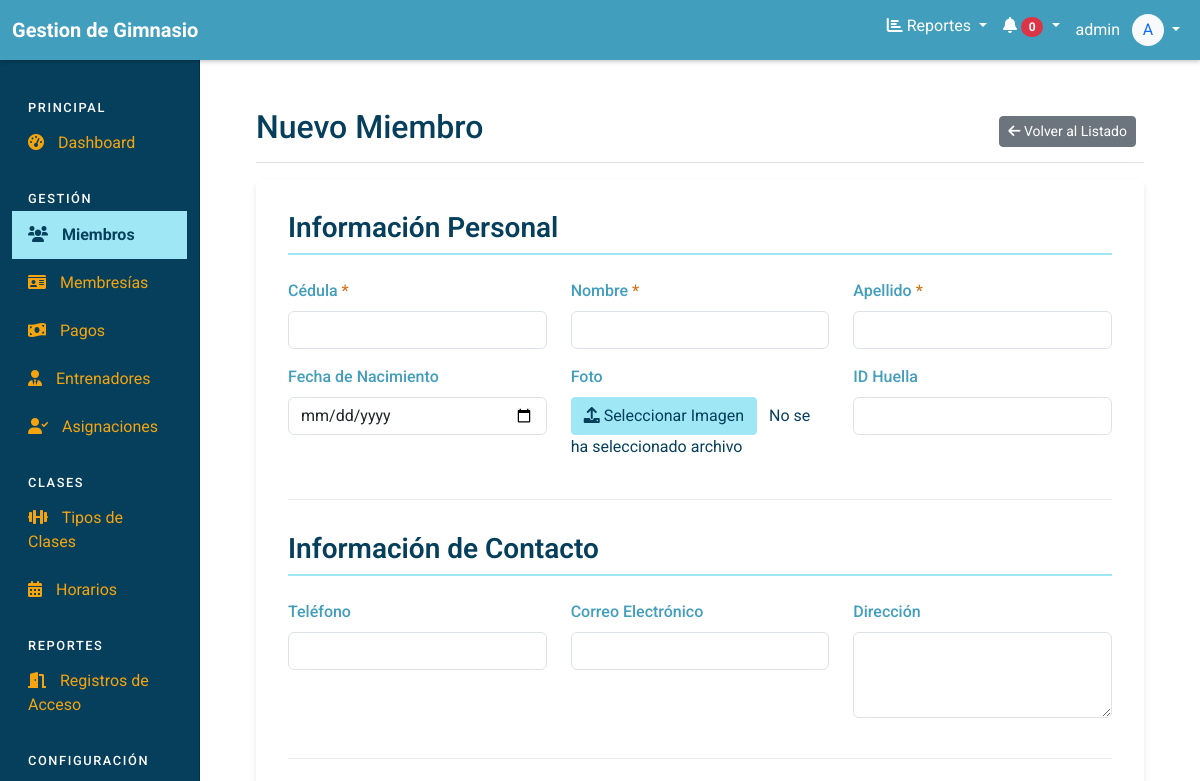
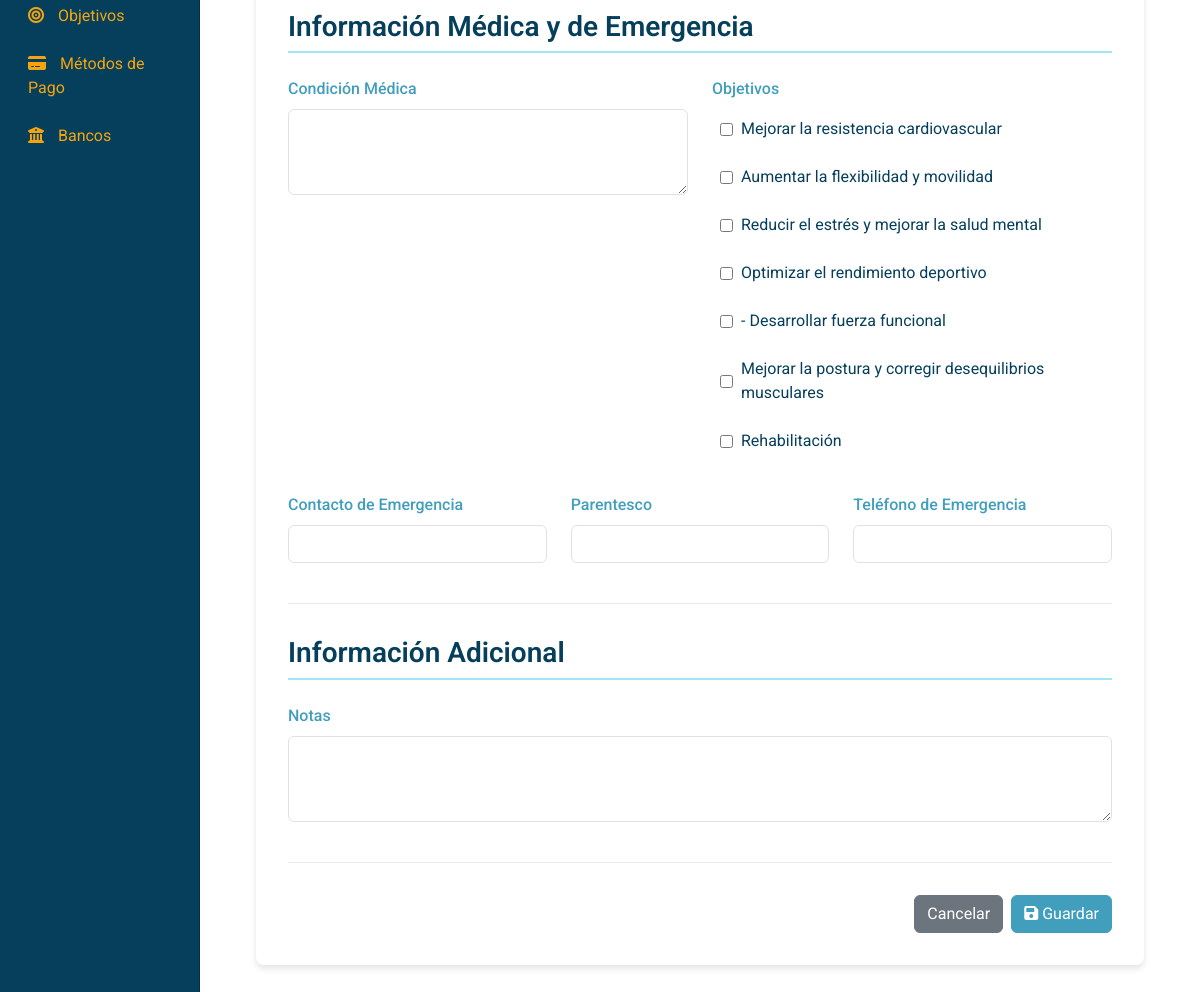
The app's page /miembros/nuevo/ (signed in) with its own data (2 pictures, top to bottom).
### app_gimnasio/models.py (models this page shows)
class Objetivo(models.Model):
    nombre = models.CharField(max_length=100, unique=True, verbose_name="Nombre del Objetivo")
    descripcion = models.TextField(blank=True, null=True, verbose_name="Descripción")
    def __str__(self):
        return self.nombre
    class Meta:
        verbose_name = "Objetivo"
        verbose_name_plural = "Objetivos"

### app_gimnasio/views.py (the view)
# urls.py: path('miembros/nuevo/', views.miembro_create, name='miembro_create'),
@login_required
def miembro_create(request):
    if request.method == 'POST':
        form = MiembroForm(request.POST, request.FILES)
        if form.is_valid():
            miembro = form.save()
            messages.success(request, f'Miembro {miembro.nombre} {miembro.apellido} creado exitosamente.')
            return redirect('app_gimnasio:miembro_list')
    else:
        form = MiembroForm()
    return render(request, 'app_gimnasio/miembro_form.html', {'form': form})

### app_gimnasio/templates/app_gimnasio/miembro_form.html (shortened to what this page needs)
{% extends 'app_gimnasio/base.html' %}
{% load static %}
{% load widget_tweaks %}
{% block content %}
<div class="d-flex justify-content-between flex-wrap flex-md-nowrap align-items-center pt-3 pb-2 mb-3 border-bottom">
    <h1 class="h2">{% if form.instance.id %}Editar{% else %}Nuevo{% endif %} Miembro</h1>
    <div class="btn-toolbar mb-2 mb-md-0">
        <div class="btn-group me-2">
            <a href="{% url 'app_gimnasio:miembro_list' %}" class="btn btn-sm btn-secondary">
                <i class="fas fa-arrow-left"></i> Volver al Listado
            </a>
        </div>
    </div>
</div>
<div class="row">
    <div class="col-md-12">
        <div class="form-container">
            <form method="post" enctype="multipart/form-data" novalidate>
                <div class="form-section">
                    <h3 class="form-section-title">Información Personal</h3>
                    <div class="row">
                        <div class="col-md-4 mb-3">
                            <label for="{{ form.cedula.id_for_label }}" class="form-label required-field">Cédula</label>
                            {{ form.cedula|add_class:"form-control" }}
                        </div>
                        <div class="col-md-4 mb-3">
                            <label for="{{ form.nombre.id_for_label }}" class="form-label required-field">Nombre</label>
                            {{ form.nombre|add_class:"form-control" }}
                        </div>
                        <div class="col-md-4 mb-3">
                            <label for="{{ form.apellido.id_for_label }}" class="form-label required-field">Apellido</label>
                            {{ form.apellido|add_class:"form-control" }}
                        </div>
                    </div>
                    <div class="row">
                        <div class="col-md-4 mb-3">
                            <label for="{{ form.fecha_nacimiento.id_for_label }}" class="form-label">Fecha de Nacimiento</label>
                            {{ form.fecha_nacimiento|add_class:"form-control" }}
                        </div>
                        <div class="col-md-4 mb-3">
                            <label for="{{ form.foto.id_for_label }}" class="form-label">Foto</label>
                            <div>
                                <label for="id_foto" class="custom-file-upload">
                                    <i class="fas fa-upload"></i> Seleccionar Imagen
                                </label>
                                <span id="file-name" class="ms-2">No se ha seleccionado archivo</span>
                            </div>
                        </div>
                        <div class="col-md-4 mb-3">
                            <label for="{{ form.id_huella.id_for_label }}" class="form-label">ID Huella</label>
                            {{ form.id_huella|add_class:"form-control" }}
                        </div>
                    </div>
                </div>
                <div class="form-section">
                    <h3 class="form-section-title">Información de Contacto</h3>
                    <div class="row">
                        <div class="col-md-4 mb-3">
                            <label for="{{ form.telefono.id_for_label }}" class="form-label">Teléfono</label>
                            {{ form.telefono|add_class:"form-control" }}
                        </div>
                        <div class="col-md-4 mb-3">
                            <label for="{{ form.correo_electronico.id_for_label }}" class="form-label">Correo Electrónico</label>
                            {{ form.correo_electronico|add_class:"form-control" }}
                        </div>
                        <div class="col-md-4 mb-3">
                            <label for="{{ form.direccion.id_for_label }}" class="form-label">Dirección</label>
                            {{ form.direccion|add_class:"form-control" }}
                        </div>
                    </div>
                </div>
                <div class="form-section">
                    <h3 class="form-section-title">Información Médica y de Emergencia</h3>
                    <div class="row">
                        <div class="col-md-6 mb-3">
                            <label for="{{ form.condicion_medica.id_for_label }}" class="form-label">Condición Médica</label>
                            {{ form.condicion_medica|add_class:"form-control" }}
                        </div>
                        <div class="col-md-6 mb-3">
                            <label for="{{ form.objetivos.id_for_label }}" class="form-label">Objetivos</label>
                            <div class="objetivos-container">
                                {% for checkbox in form.objetivos %}
                                    <div class="objetivo-item">
                                        {{ checkbox.tag }}
                                        <label for="{{ checkbox.id_for_label }}">{{ checkbox.choice_label }}</label>
                                    </div>
                                {% endfor %}
                            </div>
                        </div>
                    </div>
                    <div class="row mt-3">
                        <div class="col-md-4 mb-3">
                            <label for="{{ form.contacto_emergencia_nombre.id_for_label }}" class="form-label">Contacto de Emergencia</label>
                            {{ form.contacto_emergencia_nombre|add_class:"form-control" }}
                        </div>
                        <div class="col-md-4 mb-3">
                            <label for="{{ form.contacto_emergencia_parentesco.id_for_label }}" class="form-label">Parentesco</label>
                            {{ form.contacto_emergencia_parentesco|add_class:"form-control" }}
                        </div>
                        <div class="col-md-4 mb-3">
                            <label for="{{ form.contacto_emergencia_telefono.id_for_label }}" class="form-label">Teléfono de Emergencia</label>
                            {{ form.contacto_emergencia_telefono|add_class:"form-control" }}
                        </div>
                    </div>
                </div>
                <div class="form-section">
                    <h3 class="form-section-title">Información Adicional</h3>
                    <div class="row">
                        <div class="col-md-12 mb-3">
                            <label for="{{ form.notas.id_for_label }}" class="form-label">Notas</label>
                            {{ form.notas|add_class:"form-control" }}
                        </div>
                    </div>
                </div>
                <div class="d-flex justify-content-end mt-4">
                    <a href="{% url 'app_gimnasio:miembro_list' %}" class="btn btn-secondary me-2">Cancelar</a>
                    <button type="submit" class="btn btn-primary">
                        <i class="fas fa-save"></i> {% if form.instance.id %}Actualizar{% else %}Guardar{% endif %}
                    </button>
                </div>
            </form>
        </div>
    </div>
</div>
{% endblock %}

### app_gimnasio/templates/app_gimnasio/base.html (shortened to what this page needs)
<!DOCTYPE html>
<html lang="es">
<head>
    <link href="https://cdn.jsdelivr.net/npm/bootstrap@5.3.0-alpha1/dist/css/bootstrap.min.css" rel="stylesheet">
    <link rel="stylesheet" href="https://cdnjs.cloudflare.com/ajax/libs/font-awesome/6.0.0/css/all.min.css">
    {% load static %}
    <link rel="stylesheet" href="{% static 'css/styles.css' %}">
    <link rel="stylesheet" href="{% static 'css/reportes.css' %}">
    <link href="https://cdn.jsdelivr.net/npm/select2@4.1.0-rc.0/dist/css/select2.min.css" rel="stylesheet" />
</head>
<body>
    <nav class="navbar navbar-expand-lg navbar-dark">
        <div class="container-fluid">
            <a class="navbar-brand" href="{% url 'app_gimnasio:dashboard' %}">
                <span class="fw-bold">Gestion de Gimnasio</span>
            </a>
            <div class="collapse navbar-collapse" id="navbarSupportedContent">
                <ul class="navbar-nav ms-auto mb-2 mb-lg-0">
                    <li class="nav-item dropdown">
                        <a class="nav-link dropdown-toggle" href="#" id="navbarDropdownReportes" role="button" data-bs-toggle="dropdown" aria-expanded="false">
                            <i class="fas fa-chart-bar"></i> Reportes
                        </a>
                    </li>
                    <li class="nav-item dropdown">
                        <a class="nav-link dropdown-toggle" href="#" id="navbarDropdown" role="button" data-bs-toggle="dropdown" aria-expanded="false">
                            <i class="fas fa-bell"></i>
                            <span class="badge bg-danger rounded-pill">0</span>
                        </a>
                    </li>
                    <li class="nav-item dropdown">
                        <a class="nav-link dropdown-toggle" href="#" id="userDropdown" role="button" data-bs-toggle="dropdown" aria-expanded="false">
                            <span class="d-none d-lg-inline me-2">{{ request.user.username }}</span>
                            <div class="avatar rounded-circle bg-light text-primary d-inline-flex align-items-center justify-content-center" style="width: 32px; height: 32px;">
                                {{ request.user.username|slice:":1"|upper }}
                            </div>
                        </a>
                    </li>
                </ul>
            </div>
        </div>
    </nav>
    <div class="container-fluid">
        <div class="row">
            <nav id="sidebar" class="col-md-3 col-lg-2 d-md-block sidebar">
                <div class="position-sticky pt-3">
                    <ul class="nav flex-column">
                        <li class="nav-item">
                            <h6 class="sidebar-heading px-3 mt-4 mb-1">Principal</h6>
                        </li>
                        <li class="nav-item">
                            <a class="nav-link {% if request.resolver_match.url_name == 'dashboard' %}active{% endif %}" href="{% url 'app_gimnasio:dashboard' %}">
                                <i class="fas fa-tachometer-alt"></i> Dashboard
                            </a>
                        </li>
                        <li class="nav-item">
                            <h6 class="sidebar-heading px-3 mt-4 mb-1">Gestión</h6>
                        </li>
                        <li class="nav-item">
                            <a class="nav-link {% if 'miembro' in request.resolver_match.url_name %}active{% endif %}" href="{% url 'app_gimnasio:miembro_list' %}">
                                <i class="fas fa-users"></i> Miembros
                            </a>
                        </li>
                        <li class="nav-item">
                            <a class="nav-link {% if 'membresia' in request.resolver_match.url_name %}active{% endif %}" href="{% url 'app_gimnasio:membresia_list' %}">
                                <i class="fas fa-id-card"></i> Membresías
                            </a>
                        </li>
                        <li class="nav-item">
                            <a class="nav-link {% if 'pago' in request.resolver_match.url_name %}active{% endif %}" href="{% url 'app_gimnasio:pago_list' %}">
                                <i class="fas fa-money-bill-wave"></i> Pagos
                            </a>
                        </li>
                        <li class="nav-item">
                            <a class="nav-link {% if 'entrenador' in request.resolver_match.url_name %}active{% endif %}" href="{% url 'app_gimnasio:entrenador_list' %}">
                                <i class="fas fa-user-tie"></i> Entrenadores
                            </a>
                        </li>
                        <li class="nav-item">
                            <a class="nav-link {% if 'asignacion' in request.resolver_match.url_name %}active{% endif %}" href="{% url 'app_gimnasio:asignacion_list' %}">
                                <i class="fas fa-user-check"></i> Asignaciones
                            </a>
                        </li>
                        <li class="nav-item">
                            <h6 class="sidebar-heading px-3 mt-4 mb-1">Clases</h6>
                        </li>
                        <li class="nav-item">
                            <a class="nav-link {% if 'tipo_clase' in request.resolver_match.url_name %}active{% endif %}" href="{% url 'app_gimnasio:tipo_clase_list' %}">
                                <i class="fas fa-dumbbell"></i> Tipos de Clases
                            </a>
                        </li>
                        <li class="nav-item">
                            <a class="nav-link {% if 'horario_clase' in request.resolver_match.url_name %}active{% endif %}" href="{% url 'app_gimnasio:horario_clase_list' %}">
                                <i class="fas fa-calendar-alt"></i> Horarios
                            </a>
                        </li>
                        <li class="nav-item">
                            <h6 class="sidebar-heading px-3 mt-4 mb-1">Reportes</h6>
                        </li>
                        <li class="nav-item">
                            <a class="nav-link {% if 'registro_acceso' in request.resolver_match.url_name %}active{% endif %}" href="{% url 'app_gimnasio:registro_acceso_list' %}">
                                <i class="fas fa-door-open"></i> Registros de Acceso
                            </a>
                        </li>
                        <li class="nav-item">
                            <h6 class="sidebar-heading px-3 mt-4 mb-1">Configuración</h6>
                        </li>
                        <li class="nav-item">
                            <a class="nav-link {% if 'objetivo' in request.resolver_match.url_name %}active{% endif %}" href="{% url 'app_gimnasio:objetivo_list' %}">
                                <i class="fas fa-bullseye"></i> Objetivos
                            </a>
                        </li>
                        <li class="nav-item">
                            <a class="nav-link {% if 'metodo_pago' in request.resolver_match.url_name %}active{% endif %}" href="{% url 'app_gimnasio:metodo_pago_list' %}">
                                <i class="fas fa-credit-card"></i> Métodos de Pago
                            </a>
                        </li>
                        <li class="nav-item">
                            <a class="nav-link {% if 'banco' in request.resolver_match.url_name %}active{% endif %}" href="{% url 'app_gimnasio:banco_list' %}">
                                <i class="fas fa-university"></i> Bancos
                            </a>
                        </li>
                    </ul>
                </div>
            </nav>
            <main class="col-md-9 ms-sm-auto col-lg-10 px-md-4">
                <div class="main-content">
                    {% block content %}{% endblock %}
                </div>
            </main>
        </div>
    </div>
    {% load static %}
</body>
</html>

### records on screen
Objetivo: choice_label "Mejorar la resistencia cardiovascular"
Objetivo: choice_label "Aumentar la flexibilidad y movilidad"
Objetivo: choice_label "Reducir el estrés y mejorar la salud mental"
Objetivo: choice_label "Optimizar el rendimiento deportivo"
Objetivo: choice_label "- Desarrollar fuerza funcional"
Objetivo: choice_label "Mejorar la postura y corregir desequilibrios musculares"
Objetivo: choice_label "Rehabilitación"

### other values on screen
{{ request.user.username }} "admin"
{{ request.user.username|slice:":1"|upper }} "A"
